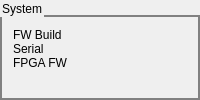
        <widget class="QGroupBox" name="groupBox">
         <property name="styleSheet">
          <string notr="true">QGroupBox {
    border: 2px solid gray;

    margin-top: 15px;
}
</string>
         </property>
         <property name="title">
          <string>System</string>
         </property>
         <property name="flat">
          <bool>false</bool>
         </property>
         <layout class="QVBoxLayout" name="verticalLayout">
          <property name="spacing">
           <number>6</number>
          </property>
          <item>
           <layout class="QFormLayout" name="formLayout">
            <property name="verticalSpacing">
             <number>0</number>
            </property>
            <item row="0" column="0">
             <widget class="QLabel" name="label_2">
              <property name="maximumSize">
               <size>
                <width>150</width>
                <height>16777215</height>
               </size>
              </property>
              <property name="text">
               <string>FW Build</string>
              </property>
             </widget>
            </item>
            <item row="0" column="1">
             <widget class="PyDMLabel" name="PyDMLabel">
              <property name="maximumSize">
               <size>
                <width>100</width>
                <height>16777215</height>
               </size>
              </property>
              <property name="toolTip">
               <string/>
              </property>
              <property name="precision" stdset="0">
               <number>0</number>
              </property>
              <property name="showUnits" stdset="0">
               <bool>false</bool>
              </property>
              <property name="precisionFromPV" stdset="0">
               <bool>true</bool>
              </property>
              <property name="alarmSensitiveContent" stdset="0">
               <bool>false</bool>
              </property>
              <property name="alarmSensitiveBorder" stdset="0">
               <bool>true</bool>
              </property>
              <property name="PyDMToolTip" stdset="0">
               <string/>
              </property>
              <property name="channel" stdset="0">
               <string>ca://${BASE}:BUILD</string>
              </property>
              <property name="enableRichText" stdset="0">
               <bool>false</bool>
              </property>
             </widget>
            </item>
            <item row="1" column="0">
             <widget class="QLabel" name="label_3">
              <property name="maximumSize">
               <size>
                <width>150</width>
                <height>16777215</height>
               </size>
              </property>
              <property name="text">
               <string>Serial</string>
              </property>
             </widget>
            </item>
            <item row="1" column="1">
             <widget class="PyDMLabel" name="PyDMLabel_2">
              <property name="maximumSize">
               <size>
                <width>100</width>
                <height>16777215</height>
               </size>
              </property>
              <property name="toolTip">
               <string/>
              </property>
              <property name="precision" stdset="0">
               <number>0</number>
              </property>
              <property name="showUnits" stdset="0">
               <bool>false</bool>
              </property>
              <property name="precisionFromPV" stdset="0">
               <bool>true</bool>
              </property>
              <property name="alarmSensitiveContent" stdset="0">
               <bool>false</bool>
              </property>
              <property name="alarmSensitiveBorder" stdset="0">
               <bool>true</bool>
              </property>
              <property name="PyDMToolTip" stdset="0">
               <string/>
              </property>
              <property name="channel" stdset="0">
               <string>ca://${BASE}:SERIAL</string>
              </property>
              <property name="enableRichText" stdset="0">
               <bool>false</bool>
              </property>
             </widget>
            </item>
            <item row="2" column="0">
             <widget class="QLabel" name="label_38">
              <property name="maximumSize">
               <size>
                <width>150</width>
                <height>16777215</height>
               </size>
              </property>
              <property name="text">
               <string>FPGA FW</string>
              </property>
             </widget>
            </item>
            <item row="2" column="1">
             <widget class="PyDMLabel" name="PyDMLabel_36">
              <property name="maximumSize">
               <size>
                <width>100</width>
                <height>16777215</height>
               </size>
              </property>
              <property name="toolTip">
               <string/>
              </property>
              <property name="precision" stdset="0">
               <number>0</number>
              </property>
              <property name="showUnits" stdset="0">
               <bool>false</bool>
              </property>
              <property name="precisionFromPV" stdset="0">
               <bool>true</bool>
              </property>
              <property name="alarmSensitiveContent" stdset="0">
               <bool>false</bool>
              </property>
              <property name="alarmSensitiveBorder" stdset="0">
               <bool>true</bool>
              </property>
              <property name="PyDMToolTip" stdset="0">
               <string/>
              </property>
              <property name="channel" stdset="0">
               <string>ca://${BASE}:FPGAFW</string>
              </property>
              <property name="enableRichText" stdset="0">
               <bool>false</bool>
              </property>
             </widget>
            </item>
           </layout>
          </item>
         </layout>
        </widget>
